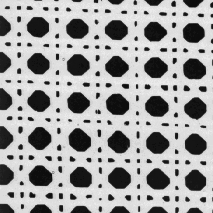
#> input picture testImg.png, 213 x 213 px
$ python visualizeExtractLBP.py   (Python 2 division)   (older library calls are emulated)
#> lines starting #> are read from the running program, lines starting #| are printed output that depends on the picture
# -*- coding: utf-8 -*-
from pylab import *

from skimage.feature import local_binary_pattern
from PIL import Image

import os

# settings for LBP
METHOD = 'uniform'
radius = 2
n_points = 8 * radius


imgQuery = np.asarray(Image.open('testImg.png').convert('L'))

lbp = local_binary_pattern(imgQuery, n_points, radius, METHOD)
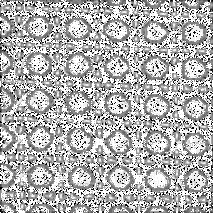
#> lbp: shape (213, 213) float64; min 0, max 17, mean 11.69; drawn with min black and max white

n_bins = lbp.max() + 1
#> n_bins = 18
#> (the run stopped early here; a loop or call above may not have finished)
